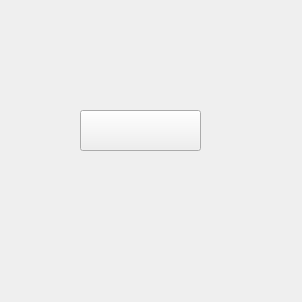
<?xml version="1.0" encoding="UTF-8"?>
<ui version="4.0">
 <class>MainWindow</class>
 <widget class="QMainWindow" name="MainWindow">
  <property name="geometry">
   <rect>
    <x>0</x>
    <y>0</y>
    <width>302</width>
    <height>302</height>
   </rect>
  </property>
  <property name="windowTitle">
   <string>MainWindow</string>
  </property>
  <property name="styleSheet">
   <string notr="true">background-image: url(:/01/Cavern_wide.jpg);
background-repeat: no-repeat;
background-attachment: fixed;
background-position: bottom right;
</string>
  </property>
  <widget class="QWidget" name="centralwidget">
   <widget class="QPushButton" name="pushButton">
    <property name="geometry">
     <rect>
      <x>80</x>
      <y>110</y>
      <width>121</width>
      <height>41</height>
     </rect>
    </property>
    <property name="styleSheet">
     <string notr="true">border-image: url(:/02/bruh.png);</string>
    </property>
    <property name="text">
     <string/>
    </property>
   </widget>
  </widget>
 </widget>
 <resources>
  <include location="Fondo.qrc"/>
  <include location="Boton.qrc"/>
 </resources>
 <connections/>
</ui>
